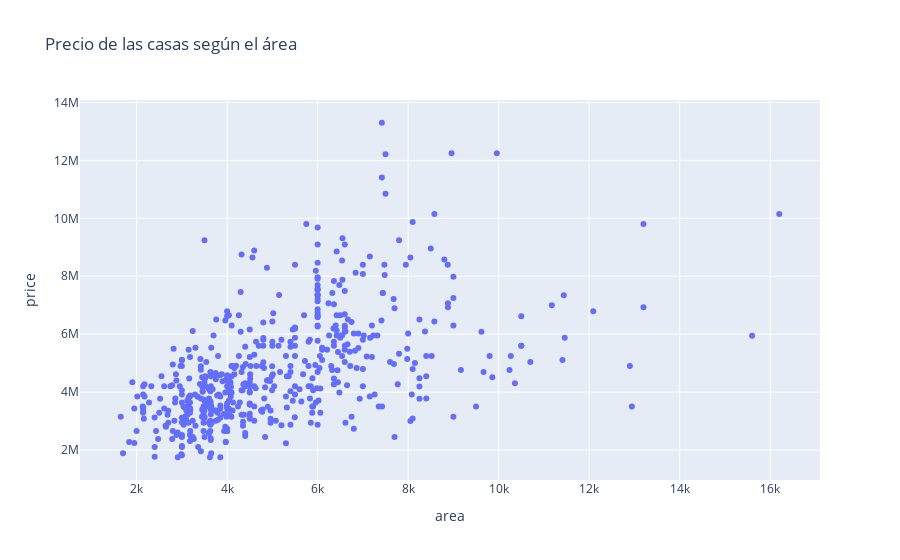

Notebook source saved alongside this figure:
### Markdown cell above
Se puede apreciar que todas las varibles numéricas excepto bedrooms son asimétricas a la derecha por lo que la mayoría de las casas recogidas en el dataset tienen menor tamaño y menor números de habitaciones totales y, por lo tanto, menor precio. 

El número de bedrooms sigue una distribución normal centrada en 3.

### Code cell
# Vemos los precios de las casas según el area
px.scatter(df, x='area', y='price', title='Precio de las casas según el área')

### Figure 1 — Plotly figure (JSON) as saved in the notebook; plotly's stock layout.template omitted (floating-point values rounded to 4 significant figures; data arrays with more than 128 entries replaced by an {"elided": "..."} marker saying what was removed)
{"data": [{"hovertemplate": "area=%{x}<br>price=%{y}<extra></extra>", "legendgroup": "", "marker": {"color": "#636efa", "symbol": "circle"}, "mode": "markers", "name": "", "orientation": "v", "showlegend": false, "type": "scatter", "x": {"elided": "545 int values"}, "xaxis": "x", "y": {"elided": "545 int values"}, "yaxis": "y"}], "layout": {"legend": {"tracegroupgap": 0}, "title": {"text": "Precio de las casas según el área"}, "xaxis": {"anchor": "y", "domain": [0, 1], "title": {"text": "area"}}, "yaxis": {"anchor": "x", "domain": [0, 1], "title": {"text": "price"}}}}
